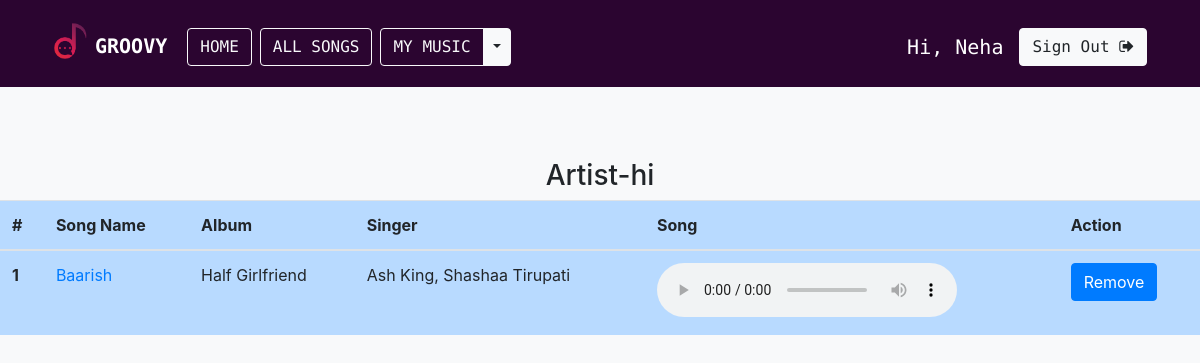
/artist_fan_group/hi/ (signed in), run on the app's committed database.
### musicapp/models.py (models this page shows, shortened)
class Song(models.Model):
    Language_Choice = (
              ('Hindi', 'Hindi'),
              ('English', 'English'),
          )
    name = models.CharField(max_length=200)
    album = models.CharField(max_length=200)
    language = models.CharField(max_length=20,choices=Language_Choice,default='Hindi')
    song_img = models.FileField()
    year = models.IntegerField()
    singer = models.CharField(max_length=200)
    song_file = models.FileField()

### musicapp/views.py (the view)
# urls.py: path('artist_fan_group/<str:playlist_name>/', views.playlist_songs, name='playlist_songs'),
def playlist_songs(request, playlist_name):
    songs = Song.objects.filter(playlist__playlist_name=playlist_name, playlist__user=request.user).distinct()
    if request.method == "POST":
        song_id = list(request.POST.keys())[1]
        playlist_song = Playlist.objects.filter(playlist_name=playlist_name, song__id=song_id, user=request.user)
        playlist_song.delete()
        messages.success(request, "Artist removed from Artist Fan Group!")
    context = {'playlist_name': playlist_name, 'songs': songs}
    return render(request, 'musicapp/playlist_songs.html', context=context)

### templates/musicapp/playlist_songs.html (shortened to what this page needs)
{% extends 'base.html' %}
{% load socialaccount %}
{% block body %}
<br>
<br>
<br>
<center>
  <h3>Artist-{{playlist_name}}</h3>
</center>
<table class="table table-hover table-primary">
  <thead>
    <tr>
      <th scope="col">#</th>
      <th scope="col">Song Name</th>
      <th scope="col">Album</th>
      <th scope="col">Singer</th>
      <th scope="col">Song</th>
      <th scope="col">Action</th>
    </tr>
  </thead>
  <tbody>
    {% if songs %}
    {% for song in songs %}
    <tr>
      <th scope="row">{{forloop.counter}}</th>
      <td><a href="{% url 'detail' song.id %}">{{song.name}}</a></td>
      <td>{{song.album}}</td>
      <td>{{song.singer}}</td>
      <td>
        <audio controls>
          <source src="{{ song.song_file.url }}" type="audio/mpeg">
        </audio>
      </td>
      <td>
        <form method="post">
          <input class="btn btn-primary" type="submit" value="Remove" name={{song.id}}>
        </form>
      </td>
    </tr>
    {% endfor %}
    {% endif %}
  </tbody>
</table>
{% endblock body %}

### templates/base.html (shortened to what this page needs)
{% load static %}
<!doctype html>
<html lang="en">
<head>
    <link rel="stylesheet" href="https://maxcdn.bootstrapcdn.com/bootstrap/4.0.0/css/bootstrap.min.css">
    <link rel="stylesheet" href="https://stackpath.bootstrapcdn.com/font-awesome/4.7.0/css/font-awesome.min.css">
    <link href="{% static 'musicapp/css/musicplayer.css' %}" rel="stylesheet">
</head>
<body class="bg-light">
    <nav class="navbar navbar-expand-md navbar-primary " style="background-color:#2B0530">
        <div class="container">
            <img src="../media/logo.png" style="width:50px">
            <h1><a href="{% url 'index' %}" class="navbar-brand">
            <strong style="color:white">GROOVY</strong></a></h1>
            <div class="collapse navbar-collapse">
                <a href="{% url 'index' %}" class="btn btn-outline-light mt-2 mx-1">HOME</a>
                <a href="{% url 'all_songs' %}" class="btn btn-outline-light mt-2 mx-1">ALL SONGS</a>
                {% if request.user.is_active %}
                <div class="btn-group mt-2 mx-1">
                    <a type="button" href="{% url 'mymusic' %}" class="btn btn-outline-light">MY MUSIC</a>
                    <button type="button" class="btn btn-light dropdown-toggle dropdown-toggle-split" data-toggle="dropdown" aria-haspopup="true" aria-expanded="false">
                    </button>
                </div>
               {% endif %}
            </div>
            <div class="collapse navbar-collapse justify-content-end" id="navbar">
            {% if request.user.is_active %}
            <h5 class="text-white mt-3 mx-2">Hi, {{ request.user.username |capfirst }}</h5>
            <a href="{% url 'logout' %}" class="btn btn-light mt-2 mx-2"> Sign Out <i class="fa fa-sign-out" aria-hidden="true"></i></a>
            {% else %}
            <a href="{% url 'login' %}" class="btn btn-light mt-2 mx-2"><i class="fa fa-sign-in" aria-hidden="true"></i> Sign In</a>
            <a href="{% url 'signup' %}" class="btn btn-light mt-2 mx-2"><i class="fa fa-user-plus" aria-hidden="true"></i> Sign Up</a>
            {% endif %}
            </div>
        </div>
    </nav>
    {% block body %}
    {% endblock body %}
    <br>
    <br>
    <br>
</body>
</html>

### templates/base.html (style rules this page uses)
.navbar { font-family: 'Source Code Pro', monospace; }
html { position: relative; min-height: 100%; }
body { margin-bottom: 0px; }

### data on the page
Song: name "Baarish", album "Half Girlfriend", singer "Ash King, Shashaa Tirupati"

### other printed values
{{ request.user.username |capfirst }} "Neha"
{{ playlist_name }} "hi"
